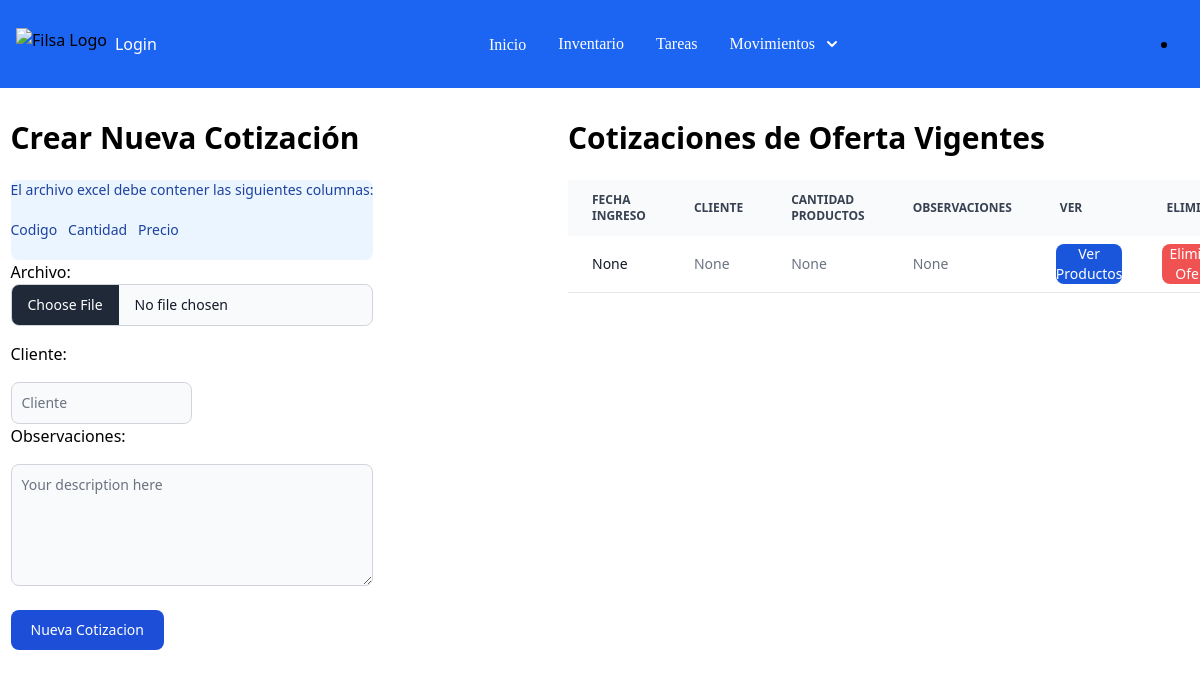
Page /new-cotization/ on the earlier database version.
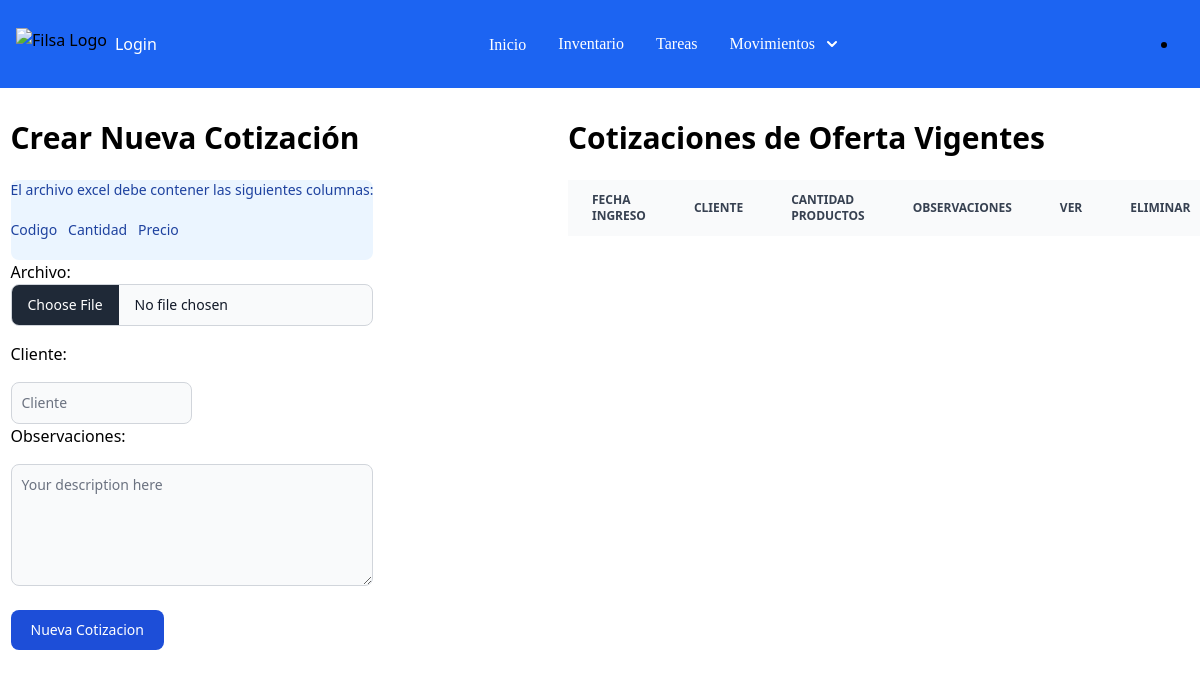
Same page on the later database version.
### filsa/models.py (models this page shows)
class Cotization(models.Model):
    cotization_id = models.AutoField(primary_key=True)
    date = models.DateField(verbose_name=u"Fecha", null=True, blank=True)
    customer = models.CharField(max_length=60, null=True, blank=True)
    numberOfProducts = models.IntegerField(null=True, blank=True)
    observations = models.CharField(max_length=500, null=True, blank= True)

### filsa/views.py (the view)
# urls.py: path('new-cotization/', newCotization , name='newcotization'),
def newCotization(request):
    print('request.Files are')
    print(request.FILES)
    print('request object is', request)
    cotizations = Cotization.objects.all()
    if request.method == 'POST':
        form = CotizationForm(request.POST, request.FILES)
        if form.is_valid():
            print('el form es valido')
            data = handle_uploaded_file(request.FILES['archivo'])
            register_date = datetime.now().date()
            customer = form.cleaned_data['cliente']
            observations = form.cleaned_data['observaciones']
            numberOfProducts = len(data)
            cotization = Cotization.objects.create(date=register_date, customer = customer, numberOfProducts=numberOfProducts,observations=observations)
            for i in range(0,len(data)):
                product_code = data.iloc[i]['codigo']
                product_quantity = data.iloc[i]['cantidad']
                product_price = data.iloc[i]['precio']
                productdb = Product.objects.filter(internalCode = product_code).update(hasOffer=cotization, quantityOffer=product_quantity,priceOffer=product_price)
            messages.info(request, "Nueva Cotizacion de Oferta creada en forma exitosa", extra_tags="CotizacionOferta")
    else:
        form = CotizationForm()
    return render(request, 'cotization.html', {'form': form, 'cotizations':cotizations})

### filsa/forms.py
class CotizationForm(forms.Form):
    archivo = forms.FileField(widget=forms.FileInput(attrs={'class': "mb-4 block w-full text-sm text-gray-900 border border-gray-300 rounded-lg cursor-pointer bg-gray-50 dark:text-gray-400 focus:outline-none dark:bg-gray-700 dark:border-gray-600 dark:placeholder-gray-400" ,'id':"file_input" ,'type':"file" }))
    cliente = forms.CharField(widget=forms.TextInput(attrs={"class" : "mt-4 block p-2.5 w-1/2 text-sm text-gray-900 bg-gray-50 rounded-lg border border-gray-300 focus:ring-primary-500 focus:border-primary-500 dark:bg-gray-700 dark:border-gray-600 dark:placeholder-gray-400 dark:text-white dark:focus:ring-primary-500 dark:focus:border-primary-500" ,"placeholder":"Cliente"}))
    observaciones = forms.CharField(widget=forms.Textarea(attrs={"rows":"5", "class" : "mt-4 block p-2.5 w-full text-sm text-gray-900 bg-gray-50 rounded-lg border border-gray-300 focus:ring-primary-500 focus:border-primary-500 dark:bg-gray-700 dark:border-gray-600 dark:placeholder-gray-400 dark:text-white dark:focus:ring-primary-500 dark:focus:border-primary-500" ,"placeholder":"Your description here"}))

### filsa/templates/cotization.html (shortened to what this page needs)
{% extends '_base.html' %}
{% load static %}
{% block content %}
<div class="grid sm:grid-cols-2 sm:gap-6 md:grid-cols-3 gap-4 block">
    <div class="mx-auto relative top-8 block">
        <h3 class="text-3xl font-bold dark:text-white mb-6">Crear Nueva Cotización</h3>
        <div class="relative text-sm text-blue-800 rounded-lg bg-blue-50 dark:bg-gray-800 dark:text-blue-400" role="alert">
           El archivo excel debe contener las siguientes columnas:
           <br/> <br/>
           Codigo &nbsp; Cantidad &nbsp; Precio
           <br/> <br/>
          </div>
    <form enctype="multipart/form-data" id="forms" action="{% url 'newcotization' %}" method="POST" onsubmit="openLoader()">
        {{ form.as_p }}
        <button type="submit" id='nuevoIngreso' class="inline-flex items-center px-5 py-2.5 mt-4 sm:mt-6 text-sm font-medium text-center text-white bg-primary-700 rounded-lg focus:ring-4 focus:ring-primary-200 dark:focus:ring-primary-900 hover:bg-primary-800">
            Nueva Cotizacion
        </button>
    </form>
    </div>
     <div class="relative mx-auto top-8 lg:ml-40 overflow-x-auto block">
        <h3 class="text-3xl font-bold dark:text-white mb-6">Cotizaciones de Oferta Vigentes</h3>
        <table class="w-full text-sm text-left rtl:text-right text-gray-500 dark:text-gray-400">
            <thead class="text-xs text-gray-700 uppercase bg-gray-50 dark:bg-gray-700 dark:text-gray-400">
                <tr>
                    <th scope="col" class="px-6 py-3">
                        Fecha Ingreso
                    </th>
                    <th scope="col" class="px-6 py-3">
                        Cliente
                    </th>
                    <th scope="col" class="px-6 py-3">
                        Cantidad Productos
                    </th>
                    <th scope="col" class="px-6 py-3">
                        Observaciones
                    </th>
                    <th scope="col" class="px-6 py-3">
                        Ver
                    </th>
                    <th scope="col" class="px-6 py-3">
                        Eliminar
                    </th>
                </tr>
            </thead>
            <tbody>
                {% for cotization in cotizations %}
                <tr class="bg-white border-b dark:bg-gray-800 dark:border-gray-700">
                    <th scope="row" class="px-6 py-4 font-medium text-gray-900 whitespace-nowrap dark:text-white">
                        {{cotization.date}}
                    </th>
                    <td class="px-6 py-4">
                        {{cotization.customer}}
                    </td>
                    <td class="px-6 py-4">
                        {{cotization.numberOfProducts}}
                    </td>
                    <td class="px-6 py-4">
                        {{cotization.observations}}
                    </td>
                    <td class="px-5 py-2">
                    <button onclick="openmodal('{{cotization.cotization_id}}')"  class="block text-white bg-blue-700 hover:bg-blue-800 focus:ring-4 focus:outline-none focus:ring-blue-300 font-medium rounded-lg text-sm text-center dark:bg-blue-600 dark:hover:bg-blue-700 dark:focus:ring-blue-800" type="button">
                    Ver Productos
                    </button>
                    </td>
                    <td class="px-5 py-2">
                        <a href="{% url 'deletecotization' cotization_id=cotization.cotization_id %}">
                        <button class="block text-white bg-red-500 hover:bg-blue-800 focus:ring-4 focus:outline-none focus:ring-blue-300 font-medium rounded-lg text-sm text-center dark:bg-blue-600 dark:hover:bg-blue-700 dark:focus:ring-blue-800" type="button">
                        Eliminar Oferta
                        </button>
                    </a>
                        </td>
                </tr>
                {% endfor %}
            </tbody>
        </table>
    </div>
</div>
{% endblock content %}

Differences in the rows shown:
removed Cotization: date "None", customer "None", numberOfProducts "None", observations "None"
